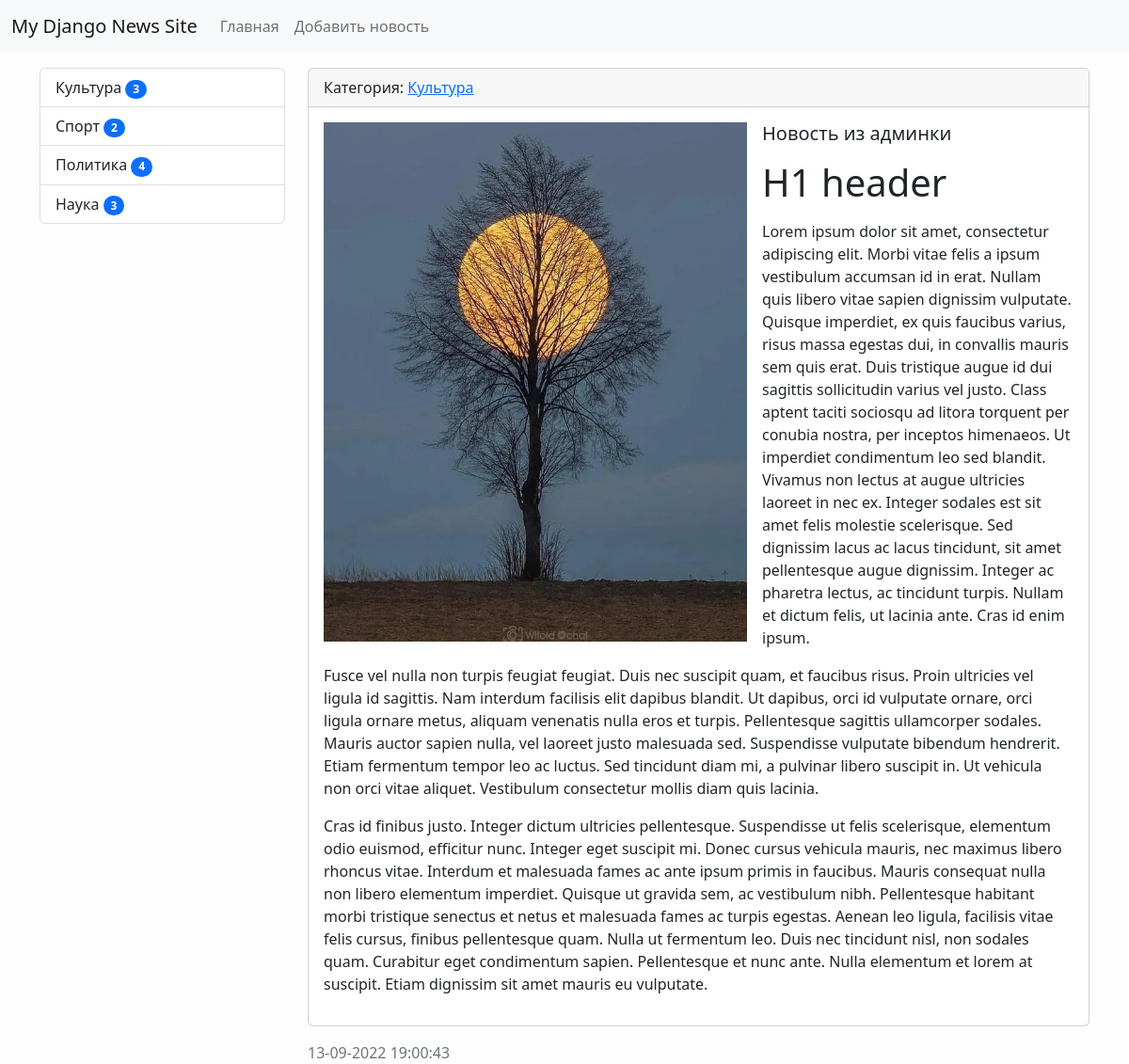
The app's page /news/7/ with its own data.
### news/models.py (models this page shows, shortened)
class Category(models.Model):
    title = models.CharField(max_length=150, db_index=True, verbose_name='наименование категории')
    def get_absolute_url(self):
        return reverse('category', kwargs={'category_id': self.pk})
    def __str__(self):
        return self.title
    class Meta:
        verbose_name = 'категория'
        verbose_name_plural = 'категории'
        ordering = ['title']

class News(models.Model):
    title = models.CharField(max_length=150, verbose_name='наименование')
    content = models.TextField(blank=True, verbose_name='содержимое')
    created_at = models.DateTimeField(auto_now_add=True, verbose_name='дата создания')
    updated_at = models.DateTimeField(auto_now=True, verbose_name='дата обновления')
    photo = models.ImageField(upload_to='photos/%Y/%m/%d/', verbose_name='фото', blank=True)
    is_published = models.BooleanField(default=True, verbose_name='опубликовано')
    category = models.ForeignKey('Category', on_delete=models.PROTECT, verbose_name='категория')
    views = models.IntegerField(default=0)
    class Meta:
        verbose_name = 'новость'
        verbose_name_plural = 'новости'
        ordering = ['-created_at']

### news/views.py (the view)
# urls.py: path('news/<int:pk>/', ViewNews.as_view(), name='view_news'),
class ViewNews(DetailView):
    model = News
    context_object_name = 'news_item'

### news/templatetags/news_tags.py (called while the page is built)
@register.inclusion_tag('news/list_categories.html')
def show_categories(arg1='Hello', arg2='world'):
    categories = Category.objects.annotate(cnt = Count('news')).filter(cnt__gt=0)
    return {"categories": categories, 'arg1': arg1,'arg2': arg2}

### news/templates/news/news_detail.html (shortened to what this page needs)
{% extends 'base.html' %}
{% block sidebar %}
{% include 'inc/_sidebar.html' %}
{% endblock %}
{% block content %}
    <div class="card mb-3">
        <div class="card-header">
            Категория: <a href="{{ news_item.category.get_absolute_url }}">{{ news_item.category }}</a>
        </div>
        <div class="card-body">
                {% if news_item.photo %}
                <img src="{{ news_item.photo.url }}" alt="" width="450" class="float-start me-3">
                {% endif %}
                    <h5 class="card-title">{{ news_item.title }}</h5>
                    <p class="card-text">{{ news_item.content|safe|linebreaks }}</p>
                </div>
        </div>
        <div class="card-footer text-muted">
            {{ news_item.created_at|date:"d-m-Y H:i:s" }}
        </div>
    </div>
{% endblock %}

### news/templates/news/list_categories.html
<div class="list-group">
    {% for item in categories %}
    <a href="{{ item.get_absolute_url }}" class="list-group-item list-group-item-action">{{ item.title }}
     <span class="badge bg-primary rounded-pill">{{ item.cnt }}</span> </a>
    {% endfor %}
</div>

### mysite/static/css/style.css (style rules this page uses)
body { background-color: #fefefe; }

### records on screen
Category: title "Культура", cnt "3"
Category: title "Спорт", cnt "2"
Category: title "Политика", cnt "4"
Category: title "Наука", cnt "3"
News: category "Культура", photo (picture), title "Новость из админки", content "H1 header Lorem ipsum dolor sit amet, consectetur adipiscing elit. Morbi vitae felis a ipsum vestibulum accumsan id in erat. Nullam quis libero vitae sapien dignissim vulputate. Quisque imperdiet, ex quis faucibus varius, risus massa egestas dui, in convallis mauris sem quis erat. Duis tristique augue id dui sagittis sollicitudin varius vel justo. Class aptent taciti sociosqu ad litora torquent per conubia nostra, per inceptos himenaeos. Ut imperdiet condimentum leo sed blandit. Vivamus non lectus at augue ultricies laoreet in nec ex. Integer sodales est sit amet felis molestie scelerisque. Sed dignissim lacus ac lacus tincidunt, sit amet pellentesque augue dignissim. Integer ac pharetra…", created_at "13-09-2022 19:00:43"
